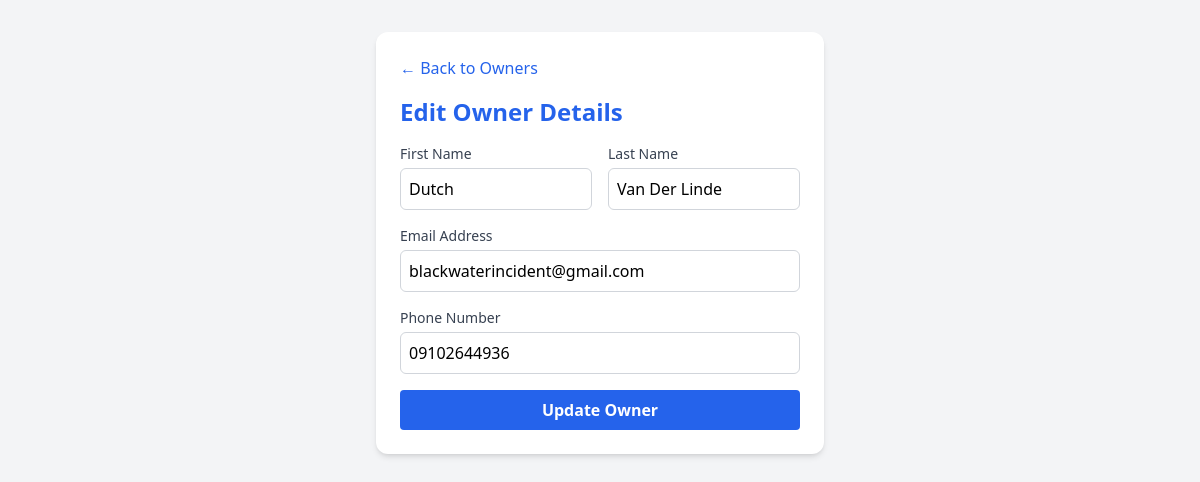
Screenshot of /edit_owner.php?id=3 (signed in) with the database file from the repository.
### tables this page shows
CREATE TABLE `owners` (
  `owner_id` int(11) NOT NULL,
  `first_name` varchar(50) NOT NULL,
  `last_name` varchar(50) NOT NULL,
  `phone_number` varchar(20) DEFAULT NULL,
  `email` varchar(100) DEFAULT NULL,
  `created_at` timestamp NOT NULL DEFAULT current_timestamp()
);

### edit_owner.php (the view, shortened to what this page needs)
<?php
require_once 'includes/db_connect.php';
$owner_id = $_GET['id'] ?? null;
if ($owner_id) {
    $stmt = $pdo->prepare("SELECT * FROM owners WHERE owner_id = ?");
    $stmt->execute([$owner_id]);
    $owner = $stmt->fetch();
} else {
    die("No owner selected.");
}
?>
<!DOCTYPE html>
<html lang="en">
<head>
    <script src="https://cdn.tailwindcss.com"></script>
</head>
<body class="bg-gray-100 p-8">
    <div class="max-w-md mx-auto bg-white rounded-xl shadow-md p-6">
        <div class="mb-4">
            <a href="owners.php" class="text-blue-600 hover:underline">&larr; Back to Owners</a>
        </div>
        <h2 class="text-2xl font-bold mb-4 text-blue-600">Edit Owner Details</h2>
        <form action="edit_owner.php" method="POST" class="space-y-4">
            <div class="grid grid-cols-2 gap-4">
                <div>
                    <label class="block text-sm font-medium text-gray-700">First Name</label>
                    <input type="text" name="first_name" value="<?= htmlspecialchars($owner['first_name']) ?>" required class="mt-1 block w-full border border-gray-300 rounded-md p-2">
                </div>
                <div>
                    <label class="block text-sm font-medium text-gray-700">Last Name</label>
                    <input type="text" name="last_name" value="<?= htmlspecialchars($owner['last_name']) ?>" required class="mt-1 block w-full border border-gray-300 rounded-md p-2">
                </div>
            </div>
            <div>
                <label class="block text-sm font-medium text-gray-700">Email Address</label>
                <input type="email" name="email" value="<?= htmlspecialchars($owner['email']) ?>" required class="mt-1 block w-full border border-gray-300 rounded-md p-2">
            </div>
            <div>
                <label class="block text-sm font-medium text-gray-700">Phone Number</label>
                <input type="text" name="phone" value="<?= htmlspecialchars($owner['phone_number']) ?>" class="mt-1 block w-full border border-gray-300 rounded-md p-2">
            </div>
            <button type="submit" name="update_owner" class="w-full bg-blue-600 text-white font-bold py-2 rounded hover:bg-blue-700 transition">
                Update Owner
            </button>
        </form>
    </div>
</body>
</html>

### rows the page displays
owners: first_name "Dutch", last_name "Van Der Linde", email "blackwaterincident@gmail.com", phone "09102644936"
